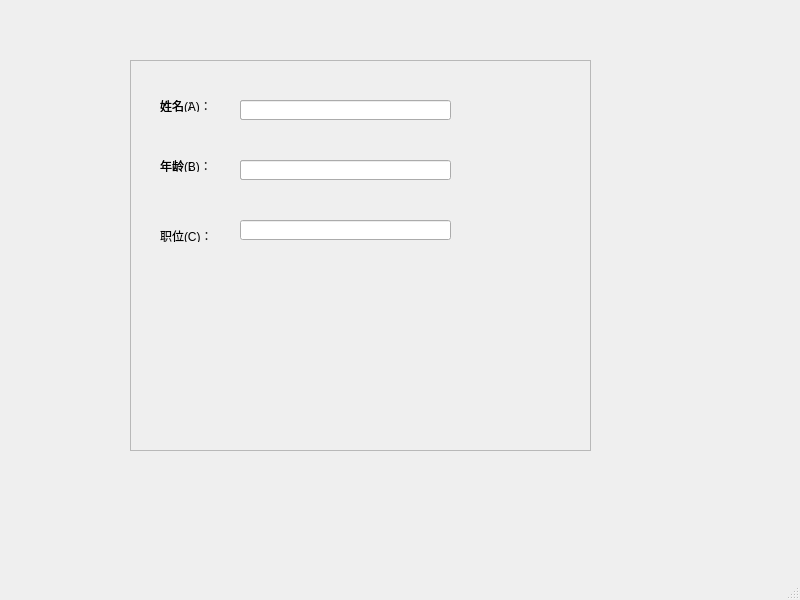
<?xml version="1.0" encoding="UTF-8"?>
<ui version="4.0">
 <class>MainWindow</class>
 <widget class="QMainWindow" name="MainWindow">
  <property name="geometry">
   <rect>
    <x>0</x>
    <y>0</y>
    <width>800</width>
    <height>600</height>
   </rect>
  </property>
  <property name="sizePolicy">
   <sizepolicy hsizetype="Preferred" vsizetype="Preferred">
    <horstretch>0</horstretch>
    <verstretch>0</verstretch>
   </sizepolicy>
  </property>
  <property name="windowTitle">
   <string>MainWindow</string>
  </property>
  <widget class="QWidget" name="centralwidget">
   <widget class="QFrame" name="frame">
    <property name="geometry">
     <rect>
      <x>130</x>
      <y>60</y>
      <width>461</width>
      <height>391</height>
     </rect>
    </property>
    <property name="frameShape">
     <enum>QFrame::StyledPanel</enum>
    </property>
    <property name="frameShadow">
     <enum>QFrame::Raised</enum>
    </property>
    <widget class="QLabel" name="label">
     <property name="geometry">
      <rect>
       <x>30</x>
       <y>40</y>
       <width>54</width>
       <height>12</height>
      </rect>
     </property>
     <property name="text">
      <string>姓名：</string>
     </property>
    </widget>
    <widget class="QLineEdit" name="lineEdit">
     <property name="geometry">
      <rect>
       <x>110</x>
       <y>40</y>
       <width>113</width>
       <height>20</height>
      </rect>
     </property>
    </widget>
    <widget class="QLineEdit" name="lineEdit_2">
     <property name="geometry">
      <rect>
       <x>110</x>
       <y>100</y>
       <width>113</width>
       <height>20</height>
      </rect>
     </property>
    </widget>
    <widget class="QLabel" name="label_3">
     <property name="geometry">
      <rect>
       <x>30</x>
       <y>100</y>
       <width>54</width>
       <height>12</height>
      </rect>
     </property>
     <property name="text">
      <string>年龄：</string>
     </property>
    </widget>
    <widget class="QFrame" name="frame_2">
     <property name="geometry">
      <rect>
       <x>0</x>
       <y>0</y>
       <width>461</width>
       <height>391</height>
      </rect>
     </property>
     <property name="frameShape">
      <enum>QFrame::StyledPanel</enum>
     </property>
     <property name="frameShadow">
      <enum>QFrame::Raised</enum>
     </property>
     <widget class="QLabel" name="label_2">
      <property name="geometry">
       <rect>
        <x>30</x>
        <y>40</y>
        <width>54</width>
        <height>12</height>
       </rect>
      </property>
      <property name="text">
       <string>姓名(&amp;A)：</string>
      </property>
      <property name="buddy">
       <cstring>lineEdit_3</cstring>
      </property>
     </widget>
     <widget class="QLineEdit" name="lineEdit_3">
      <property name="geometry">
       <rect>
        <x>110</x>
        <y>40</y>
        <width>211</width>
        <height>20</height>
       </rect>
      </property>
     </widget>
     <widget class="QLineEdit" name="lineEdit_4">
      <property name="geometry">
       <rect>
        <x>110</x>
        <y>100</y>
        <width>211</width>
        <height>20</height>
       </rect>
      </property>
     </widget>
     <widget class="QLabel" name="label_4">
      <property name="geometry">
       <rect>
        <x>30</x>
        <y>100</y>
        <width>54</width>
        <height>12</height>
       </rect>
      </property>
      <property name="text">
       <string>年龄(&amp;B)：</string>
      </property>
      <property name="buddy">
       <cstring>lineEdit_4</cstring>
      </property>
     </widget>
     <widget class="QLabel" name="label_5">
      <property name="geometry">
       <rect>
        <x>30</x>
        <y>170</y>
        <width>54</width>
        <height>12</height>
       </rect>
      </property>
      <property name="text">
       <string>职位(&amp;C)：</string>
      </property>
      <property name="buddy">
       <cstring>lineEdit_5</cstring>
      </property>
     </widget>
     <widget class="QLineEdit" name="lineEdit_5">
      <property name="geometry">
       <rect>
        <x>110</x>
        <y>160</y>
        <width>211</width>
        <height>20</height>
       </rect>
      </property>
     </widget>
    </widget>
   </widget>
  </widget>
  <widget class="QMenuBar" name="menubar">
   <property name="geometry">
    <rect>
     <x>0</x>
     <y>0</y>
     <width>800</width>
     <height>23</height>
    </rect>
   </property>
  </widget>
  <widget class="QStatusBar" name="statusbar"/>
 </widget>
 <resources/>
 <connections/>
</ui>
